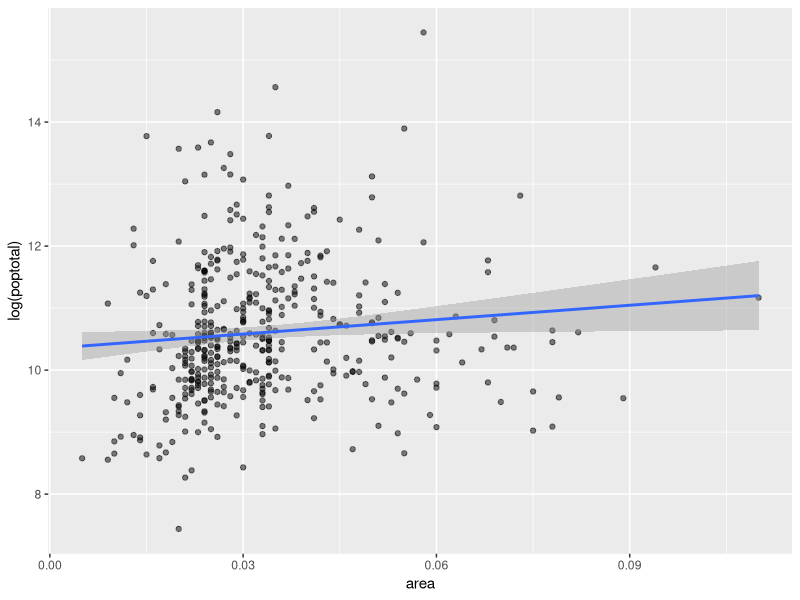
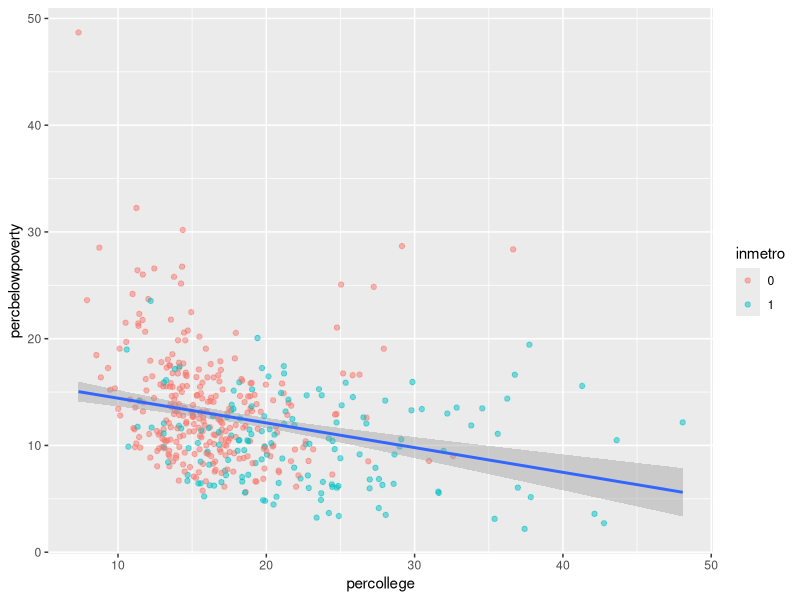
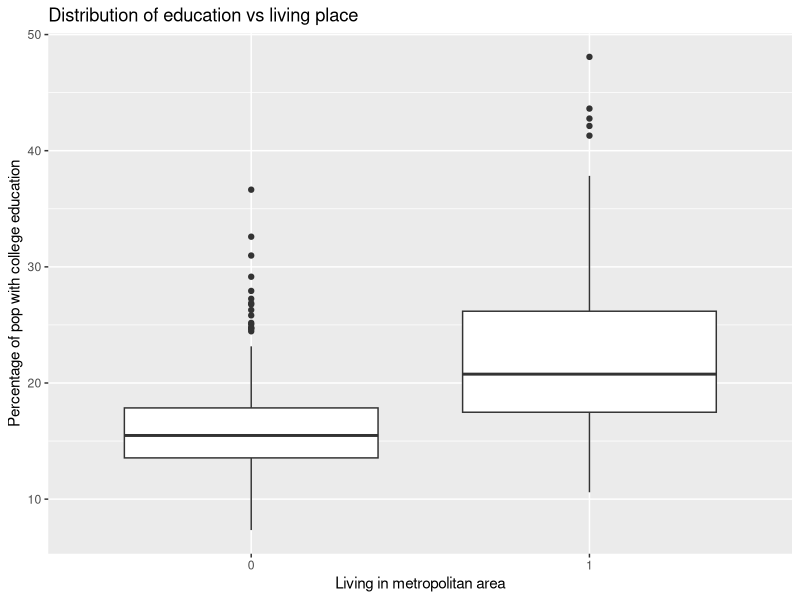
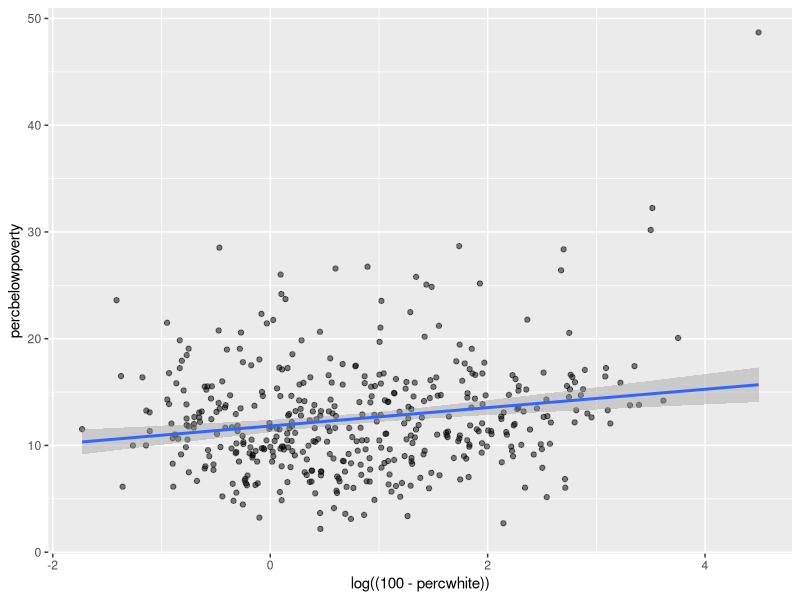
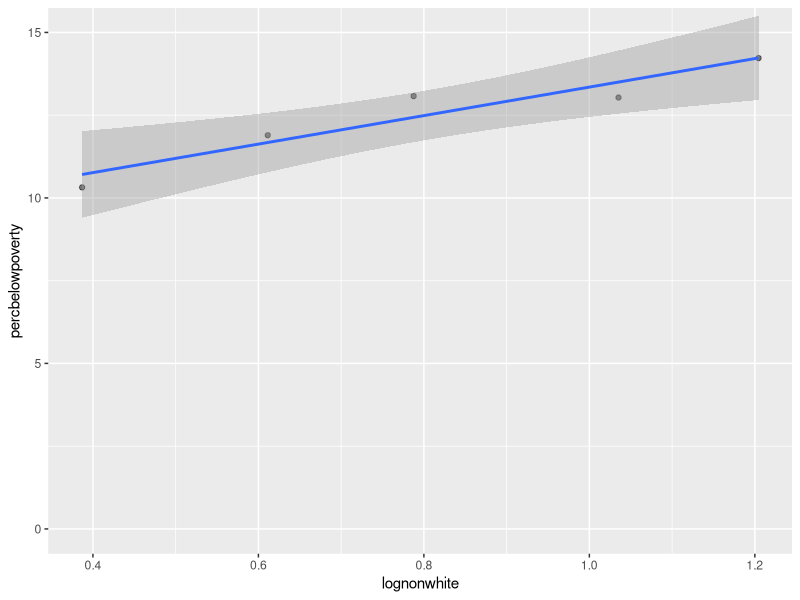
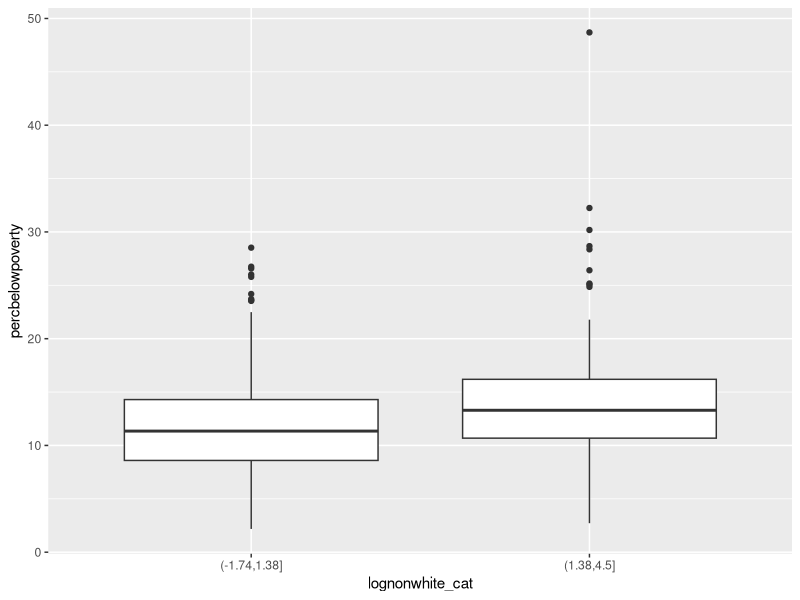

R code for these plots, in order:
## ---- chunk 1
knitr::opts_chunk$set(echo = TRUE)
## ---- chunk 2
library(tidyverse)
library(scales)
## ---- chunk 3
data(midwest)
midwest <- midwest %>% mutate_at(vars(county, state, inmetro, category), as.factor)
head(midwest)

## ---- chunk 4
str(midwest)
## ---- chunk 5
midwest %>% ggplot(aes(x=area, y=log(poptotal))) + geom_point(alpha=.5) + geom_smooth(method="lm")
## ---- chunk 6
midwest %>% ggplot(aes(x=percollege, y=percbelowpoverty)) + geom_point(aes(color=inmetro), alpha=.5) + geom_smooth(method="lm")
## ---- chunk 7
midwest %>% ggplot(aes(y = percollege, x = inmetro)) + geom_boxplot() + labs(x = 'Living in metropolitan area', y = 'Percentage of pop with college education', 
                                                                             title='Distribution of education vs living place')
## ---- chunk 8
midwest %>% group_by(inmetro) %>% count()
## ---- chunk 9
t.test(percollege~inmetro, data= midwest, alternative = 'less')
## ---- chunk 10
midwest %>% ggplot(aes(x=log((100-percwhite)), y=percbelowpoverty)) + geom_point(alpha=.5) + geom_smooth(method="lm")
## ---- chunk 11
plotdat <- midwest %>% mutate(lognonwhite = log(100 - percwhite)) %>% 
    group_by(state) %>% 
    summarise(lognonwhite = mean(lognonwhite),
              percbelowpoverty = mean(percbelowpoverty))
plotdat
## ---- chunk 12
plotdat %>% ggplot(aes(x=lognonwhite, y=percbelowpoverty)) + 
    geom_point(alpha=.5) + 
    geom_smooth(method="lm") +
    coord_cartesian(ylim=c(0,15))
## ---- chunk 13
testdat <- midwest %>% mutate(lognonwhite = log(100 - percwhite)) %>% 
    mutate(lognonwhite_cat = cut(lognonwhite,2)) 

testdat %>% ggplot(aes(y=percbelowpoverty, x=lognonwhite_cat)) + geom_boxplot()
## ---- chunk 14
t.test(percbelowpoverty ~ lognonwhite_cat, data=testdat)
